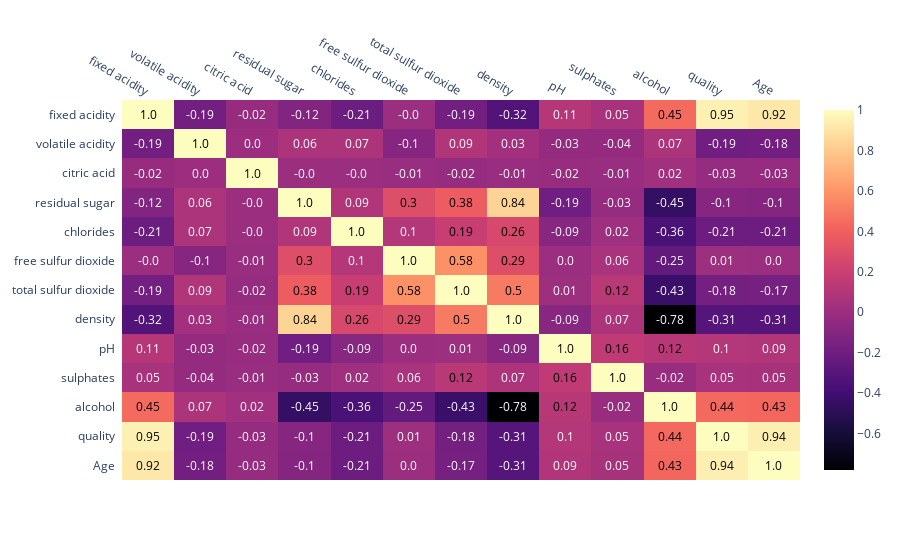

The notebook cell saved with this chart:
### Code cell
corrMatrix(df1, 'magma')

### Figure 1 — Plotly figure (JSON) as saved in the notebook; plotly's stock layout.template omitted (floating-point values rounded to 4 significant figures; data arrays with more than 128 entries replaced by an {"elided": "..."} marker saying what was removed)
{"data": [{"colorscale": [[0, "#000004"], [0.1111, "#180f3d"], [0.2222, "#440f76"], [0.3333, "#721f81"], [0.4444, "#9e2f7f"], [0.5556, "#cd4071"], [0.6667, "#f1605d"], [0.7778, "#fd9668"], [0.8889, "#feca8d"], [1, "#fcfdbf"]], "reversescale": false, "showscale": true, "type": "heatmap", "x": ["fixed acidity", "volatile acidity", "citric acid", "residual sugar", "chlorides", "free sulfur dioxide", "total sulfur dioxide", "density", "pH", "sulphates", "alcohol", "quality", "Age"], "y": ["fixed acidity", "volatile acidity", "citric acid", "residual sugar", "chlorides", "free sulfur dioxide", "total sulfur dioxide", "density", "pH", "sulphates", "alcohol", "quality", "Age"], "z": {"elided": "13x13 float values"}}], "layout": {"annotations": [{"font": {"color": "#000000"}, "showarrow": false, "text": "1.0", "x": "fixed acidity", "xref": "x", "y": "fixed acidity", "yref": "y"}, {"font": {"color": "#FFFFFF"}, "showarrow": false, "text": "-0.19", "x": "volatile acidity", "xref": "x", "y": "fixed acidity", "yref": "y"}, {"font": {"color": "#FFFFFF"}, "showarrow": false, "text": "-0.02", "x": "citric acid", "xref": "x", "y": "fixed acidity", "yref": "y"}, {"font": {"color": "#FFFFFF"}, "showarrow": false, "text": "-0.12", "x": "residual sugar", "xref": "x", "y": "fixed acidity", "yref": "y"}, {"font": {"color": "#FFFFFF"}, "showarrow": false, "text": "-0.21", "x": "chlorides", "xref": "x", "y": "fixed acidity", "yref": "y"}, {"font": {"color": "#FFFFFF"}, "showarrow": false, "text": "-0.0", "x": "free sulfur dioxide", "xref": "x", "y": "fixed acidity", "yref": "y"}, {"font": {"color": "#FFFFFF"}, "showarrow": false, "text": "-0.19", "x": "total sulfur dioxide", "xref": "x", "y": "fixed acidity", "yref": "y"}, {"font": {"color": "#FFFFFF"}, "showarrow": false, "text": "-0.32", "x": "density", "xref": "x", "y": "fixed acidity", "yref": "y"}, {"font": {"color": "#FFFFFF"}, "showarrow": false, "text": "0.11", "x": "pH", "xref": "x", "y": "fixed acidity", "yref": "y"}, {"font": {"color": "#FFFFFF"}, "showarrow": false, "text": "0.05", "x": "sulphates", "xref": "x", "y": "fixed acidity", "yref": "y"}, {"font": {"color": "#000000"}, "showarrow": false, "text": "0.45", "x": "alcohol", "xref": "x", "y": "fixed acidity", "yref": "y"}, {"font": {"color": "#000000"}, "showarrow": false, "text": "0.95", "x": "quality", "xref": "x", "y": "fixed acidity", "yref": "y"}, {"font": {"color": "#000000"}, "showarrow": false, "text": "0.92", "x": "Age", "xref": "x", "y": "fixed acidity", "yref": "y"}, {"font": {"color": "#FFFFFF"}, "showarrow": false, "text": "-0.19", "x": "fixed acidity", "xref": "x", "y": "volatile acidity", "yref": "y"}, {"font": {"color": "#000000"}, "showarrow": false, "text": "1.0", "x": "volatile acidity", "xref": "x", "y": "volatile acidity", "yref": "y"}, {"font": {"color": "#FFFFFF"}, "showarrow": false, "text": "0.0", "x": "citric acid", "xref": "x", "y": "volatile acidity", "yref": "y"}, {"font": {"color": "#FFFFFF"}, "showarrow": false, "text": "0.06", "x": "residual sugar", "xref": "x", "y": "volatile acidity", "yref": "y"}, {"font": {"color": "#FFFFFF"}, "showarrow": false, "text": "0.07", "x": "chlorides", "xref": "x", "y": "volatile acidity", "yref": "y"}, {"font": {"color": "#FFFFFF"}, "showarrow": false, "text": "-0.1", "x": "free sulfur dioxide", "xref": "x", "y": "volatile acidity", "yref": "y"}, {"font": {"color": "#FFFFFF"}, "showarrow": false, "text": "0.09", "x": "total sulfur dioxide", "xref": "x", "y": "volatile acidity", "yref": "y"}, {"font": {"color": "#FFFFFF"}, "showarrow": false, "text": "0.03", "x": "density", "xref": "x", "y": "volatile acidity", "yref": "y"}, {"font": {"color": "#FFFFFF"}, "showarrow": false, "text": "-0.03", "x": "pH", "xref": "x", "y": "volatile acidity", "yref": "y"}, {"font": {"color": "#FFFFFF"}, "showarrow": false, "text": "-0.04", "x": "sulphates", "xref": "x", "y": "volatile acidity", "yref": "y"}, {"font": {"color": "#FFFFFF"}, "showarrow": false, "text": "0.07", "x": "alcohol", "xref": "x", "y": "volatile acidity", "yref": "y"}, {"font": {"color": "#FFFFFF"}, "showarrow": false, "text": "-0.19", "x": "quality", "xref": "x", "y": "volatile acidity", "yref": "y"}, {"font": {"color": "#FFFFFF"}, "showarrow": false, "text": "-0.18", "x": "Age", "xref": "x", "y": "volatile acidity", "yref": "y"}, {"font": {"color": "#FFFFFF"}, "showarrow": false, "text": "-0.02", "x": "fixed acidity", "xref": "x", "y": "citric acid", "yref": "y"}, {"font": {"color": "#FFFFFF"}, "showarrow": false, "text": "0.0", "x": "volatile acidity", "xref": "x", "y": "citric acid", "yref": "y"}, {"font": {"color": "#000000"}, "showarrow": false, "text": "1.0", "x": "citric acid", "xref": "x", "y": "citric acid", "yref": "y"}, {"font": {"color": "#FFFFFF"}, "showarrow": false, "text": "-0.0", "x": "residual sugar", "xref": "x", "y": "citric acid", "yref": "y"}, {"font": {"color": "#FFFFFF"}, "showarrow": false, "text": "-0.0", "x": "chlorides", "xref": "x", "y": "citric acid", "yref": "y"}, {"font": {"color": "#FFFFFF"}, "showarrow": false, "text": "-0.01", "x": "free sulfur dioxide", "xref": "x", "y": "citric acid", "yref": "y"}, {"font": {"color": "#FFFFFF"}, "showarrow": false, "text": "-0.02", "x": "total sulfur dioxide", "xref": "x", "y": "citric acid", "yref": "y"}, {"font": {"color": "#FFFFFF"}, "showarrow": false, "text": "-0.01", "x": "density", "xref": "x", "y": "citric acid", "yref": "y"}, {"font": {"color": "#FFFFFF"}, "showarrow": false, "text": "-0.02", "x": "pH", "xref": "x", "y": "citric acid", "yref": "y"}, {"font": {"color": "#FFFFFF"}, "showarrow": false, "text": "-0.01", "x": "sulphates", "xref": "x", "y": "citric acid", "yref": "y"}, {"font": {"color": "#FFFFFF"}, "showarrow": false, "text": "0.02", "x": "alcohol", "xref": "x", "y": "citric acid", "yref": "y"}, {"font": {"color": "#FFFFFF"}, "showarrow": false, "text": "-0.03", "x": "quality", "xref": "x", "y": "citric acid", "yref": "y"}, {"font": {"color": "#FFFFFF"}, "showarrow": false, "text": "-0.03", "x": "Age", "xref": "x", "y": "citric acid", "yref": "y"}, {"font": {"color": "#FFFFFF"}, "showarrow": false, "text": "-0.12", "x": "fixed acidity", "xref": "x", "y": "residual sugar", "yref": "y"}, {"font": {"color": "#FFFFFF"}, "showarrow": false, "text": "0.06", "x": "volatile acidity", "xref": "x", "y": "residual sugar", "yref": "y"}, {"font": {"color": "#FFFFFF"}, "showarrow": false, "text": "-0.0", "x": "citric acid", "xref": "x", "y": "residual sugar", "yref": "y"}, {"font": {"color": "#000000"}, "showarrow": false, "text": "1.0", "x": "residual sugar", "xref": "x", "y": "residual sugar", "yref": "y"}, {"font": {"color": "#FFFFFF"}, "showarrow": false, "text": "0.09", "x": "chlorides", "xref": "x", "y": "residual sugar", "yref": "y"}, {"font": {"color": "#000000"}, "showarrow": false, "text": "0.3", "x": "free sulfur dioxide", "xref": "x", "y": "residual sugar", "yref": "y"}, {"font": {"color": "#000000"}, "showarrow": false, "text": "0.38", "x": "total sulfur dioxide", "xref": "x", "y": "residual sugar", "yref": "y"}, {"font": {"color": "#000000"}, "showarrow": false, "text": "0.84", "x": "density", "xref": "x", "y": "residual sugar", "yref": "y"}, {"font": {"color": "#FFFFFF"}, "showarrow": false, "text": "-0.19", "x": "pH", "xref": "x", "y": "residual sugar", "yref": "y"}, {"font": {"color": "#FFFFFF"}, "showarrow": false, "text": "-0.03", "x": "sulphates", "xref": "x", "y": "residual sugar", "yref": "y"}, {"font": {"color": "#FFFFFF"}, "showarrow": false, "text": "-0.45", "x": "alcohol", "xref": "x", "y": "residual sugar", "yref": "y"}, {"font": {"color": "#FFFFFF"}, "showarrow": false, "text": "-0.1", "x": "quality", "xref": "x", "y": "residual sugar", "yref": "y"}, {"font": {"color": "#FFFFFF"}, "showarrow": false, "text": "-0.1", "x": "Age", "xref": "x", "y": "residual sugar", "yref": "y"}, {"font": {"color": "#FFFFFF"}, "showarrow": false, "text": "-0.21", "x": "fixed acidity", "xref": "x", "y": "chlorides", "yref": "y"}, {"font": {"color": "#FFFFFF"}, "showarrow": false, "text": "0.07", "x": "volatile acidity", "xref": "x", "y": "chlorides", "yref": "y"}, {"font": {"color": "#FFFFFF"}, "showarrow": false, "text": "-0.0", "x": "citric acid", "xref": "x", "y": "chlorides", "yref": "y"}, {"font": {"color": "#FFFFFF"}, "showarrow": false, "text": "0.09", "x": "residual sugar", "xref": "x", "y": "chlorides", "yref": "y"}, {"font": {"color": "#000000"}, "showarrow": false, "text": "1.0", "x": "chlorides", "xref": "x", "y": "chlorides", "yref": "y"}, {"font": {"color": "#FFFFFF"}, "showarrow": false, "text": "0.1", "x": "free sulfur dioxide", "xref": "x", "y": "chlorides", "yref": "y"}, {"font": {"color": "#000000"}, "showarrow": false, "text": "0.19", "x": "total sulfur dioxide", "xref": "x", "y": "chlorides", "yref": "y"}, {"font": {"color": "#000000"}, "showarrow": false, "text": "0.26", "x": "density", "xref": "x", "y": "chlorides", "yref": "y"}, {"font": {"color": "#FFFFFF"}, "showarrow": false, "text": "-0.09", "x": "pH", "xref": "x", "y": "chlorides", "yref": "y"}, {"font": {"color": "#FFFFFF"}, "showarrow": false, "text": "0.02", "x": "sulphates", "xref": "x", "y": "chlorides", "yref": "y"}, {"font": {"color": "#FFFFFF"}, "showarrow": false, "text": "-0.36", "x": "alcohol", "xref": "x", "y": "chlorides", "yref": "y"}, {"font": {"color": "#FFFFFF"}, "showarrow": false, "text": "-0.21", "x": "quality", "xref": "x", "y": "chlorides", "yref": "y"}, {"font": {"color": "#FFFFFF"}, "showarrow": false, "text": "-0.21", "x": "Age", "xref": "x", "y": "chlorides", "yref": "y"}, {"font": {"color": "#FFFFFF"}, "showarrow": false, "text": "-0.0", "x": "fixed acidity", "xref": "x", "y": "free sulfur dioxide", "yref": "y"}, {"font": {"color": "#FFFFFF"}, "showarrow": false, "text": "-0.1", "x": "volatile acidity", "xref": "x", "y": "free sulfur dioxide", "yref": "y"}, {"font": {"color": "#FFFFFF"}, "showarrow": false, "text": "-0.01", "x": "citric acid", "xref": "x", "y": "free sulfur dioxide", "yref": "y"}, {"font": {"color": "#000000"}, "showarrow": false, "text": "0.3", "x": "residual sugar", "xref": "x", "y": "free sulfur dioxide", "yref": "y"}, {"font": {"color": "#FFFFFF"}, "showarrow": false, "text": "0.1", "x": "chlorides", "xref": "x", "y": "free sulfur dioxide", "yref": "y"}, {"font": {"color": "#000000"}, "showarrow": false, "text": "1.0", "x": "free sulfur dioxide", "xref": "x", "y": "free sulfur dioxide", "yref": "y"}, {"font": {"color": "#000000"}, "showarrow": false, "text": "0.58", "x": "total sulfur dioxide", "xref": "x", "y": "free sulfur dioxide", "yref": "y"}, {"font": {"color": "#000000"}, "showarrow": false, "text": "0.29", "x": "density", "xref": "x", "y": "free sulfur dioxide", "yref": "y"}, {"font": {"color": "#FFFFFF"}, "showarrow": false, "text": "0.0", "x": "pH", "xref": "x", "y": "free sulfur dioxide", "yref": "y"}, {"font": {"color": "#FFFFFF"}, "showarrow": false, "text": "0.06", "x": "sulphates", "xref": "x", "y": "free sulfur dioxide", "yref": "y"}, {"font": {"color": "#FFFFFF"}, "showarrow": false, "text": "-0.25", "x": "alcohol", "xref": "x", "y": "free sulfur dioxide", "yref": "y"}, {"font": {"color": "#FFFFFF"}, "showarrow": false, "text": "0.01", "x": "quality", "xref": "x", "y": "free sulfur dioxide", "yref": "y"}, {"font": {"color": "#FFFFFF"}, "showarrow": false, "text": "0.0", "x": "Age", "xref": "x", "y": "free sulfur dioxide", "yref": "y"}, {"font": {"color": "#FFFFFF"}, "showarrow": false, "text": "-0.19", "x": "fixed acidity", "xref": "x", "y": "total sulfur dioxide", "yref": "y"}, {"font": {"color": "#FFFFFF"}, "showarrow": false, "text": "0.09", "x": "volatile acidity", "xref": "x", "y": "total sulfur dioxide", "yref": "y"}, {"font": {"color": "#FFFFFF"}, "showarrow": false, "text": "-0.02", "x": "citric acid", "xref": "x", "y": "total sulfur dioxide", "yref": "y"}, {"font": {"color": "#000000"}, "showarrow": false, "text": "0.38", "x": "residual sugar", "xref": "x", "y": "total sulfur dioxide", "yref": "y"}, {"font": {"color": "#000000"}, "showarrow": false, "text": "0.19", "x": "chlorides", "xref": "x", "y": "total sulfur dioxide", "yref": "y"}, {"font": {"color": "#000000"}, "showarrow": false, "text": "0.58", "x": "free sulfur dioxide", "xref": "x", "y": "total sulfur dioxide", "yref": "y"}, {"font": {"color": "#000000"}, "showarrow": false, "text": "1.0", "x": "total sulfur dioxide", "xref": "x", "y": "total sulfur dioxide", "yref": "y"}, {"font": {"color": "#000000"}, "showarrow": false, "text": "0.5", "x": "density", "xref": "x", "y": "total sulfur dioxide", "yref": "y"}, {"font": {"color": "#FFFFFF"}, "showarrow": false, "text": "0.01", "x": "pH", "xref": "x", "y": "total sulfur dioxide", "yref": "y"}, {"font": {"color": "#000000"}, "showarrow": false, "text": "0.12", "x": "sulphates", "xref": "x", "y": "total sulfur dioxide", "yref": "y"}, {"font": {"color": "#FFFFFF"}, "showarrow": false, "text": "-0.43", "x": "alcohol", "xref": "x", "y": "total sulfur dioxide", "yref": "y"}, {"font": {"color": "#FFFFFF"}, "showarrow": false, "text": "-0.18", "x": "quality", "xref": "x", "y": "total sulfur dioxide", "yref": "y"}, {"font": {"color": "#FFFFFF"}, "showarrow": false, "text": "-0.17", "x": "Age", "xref": "x", "y": "total sulfur dioxide", "yref": "y"}, {"font": {"color": "#FFFFFF"}, "showarrow": false, "text": "-0.32", "x": "fixed acidity", "xref": "x", "y": "density", "yref": "y"}, {"font": {"color": "#FFFFFF"}, "showarrow": false, "text": "0.03", "x": "volatile acidity", "xref": "x", "y": "density", "yref": "y"}, {"font": {"color": "#FFFFFF"}, "showarrow": false, "text": "-0.01", "x": "citric acid", "xref": "x", "y": "density", "yref": "y"}, {"font": {"color": "#000000"}, "showarrow": false, "text": "0.84", "x": "residual sugar", "xref": "x", "y": "density", "yref": "y"}, {"font": {"color": "#000000"}, "showarrow": false, "text": "0.26", "x": "chlorides", "xref": "x", "y": "density", "yref": "y"}, {"font": {"color": "#000000"}, "showarrow": false, "text": "0.29", "x": "free sulfur dioxide", "xref": "x", "y": "density", "yref": "y"}, {"font": {"color": "#000000"}, "showarrow": false, "text": "0.5", "x": "total sulfur dioxide", "xref": "x", "y": "density", "yref": "y"}, {"font": {"color": "#000000"}, "showarrow": false, "text": "1.0", "x": "density", "xref": "x", "y": "density", "yref": "y"}, {"font": {"color": "#FFFFFF"}, "showarrow": false, "text": "-0.09", "x": "pH", "xref": "x", "y": "density", "yref": "y"}, {"font": {"color": "#FFFFFF"}, "showarrow": false, "text": "0.07", "x": "sulphates", "xref": "x", "y": "density", "yref": "y"}, {"font": {"color": "#FFFFFF"}, "showarrow": false, "text": "-0.78", "x": "alcohol", "xref": "x", "y": "density", "yref": "y"}, {"font": {"color": "#FFFFFF"}, "showarrow": false, "text": "-0.31", "x": "quality", "xref": "x", "y": "density", "yref": "y"}, {"font": {"color": "#FFFFFF"}, "showarrow": false, "text": "-0.31", "x": "Age", "xref": "x", "y": "density", "yref": "y"}, {"font": {"color": "#FFFFFF"}, "showarrow": false, "text": "0.11", "x": "fixed acidity", "xref": "x", "y": "pH", "yref": "y"}, {"font": {"color": "#FFFFFF"}, "showarrow": false, "text": "-0.03", "x": "volatile acidity", "xref": "x", "y": "pH", "yref": "y"}, {"font": {"color": "#FFFFFF"}, "showarrow": false, "text": "-0.02", "x": "citric acid", "xref": "x", "y": "pH", "yref": "y"}, {"font": {"color": "#FFFFFF"}, "showarrow": false, "text": "-0.19", "x": "residual sugar", "xref": "x", "y": "pH", "yref": "y"}, {"font": {"color": "#FFFFFF"}, "showarrow": false, "text": "-0.09", "x": "chlorides", "xref": "x", "y": "pH", "yref": "y"}, {"font": {"color": "#FFFFFF"}, "showarrow": false, "text": "0.0", "x": "free sulfur dioxide", "xref": "x", "y": "pH", "yref": "y"}, {"font": {"color": "#FFFFFF"}, "showarrow": false, "text": "0.01", "x": "total sulfur dioxide", "xref": "x", "y": "pH", "yref": "y"}, {"font": {"color": "#FFFFFF"}, "showarrow": false, "text": "-0.09", "x": "density", "xref": "x", "y": "pH", "yref": "y"}, {"font": {"color": "#000000"}, "showarrow": false, "text": "1.0", "x": "pH", "xref": "x", "y": "pH", "yref": "y"}, {"font": {"color": "#000000"}, "showarrow": false, "text": "0.16", "x": "sulphates", "xref": "x", "y": "pH", "yref": "y"}, {"font": {"color": "#000000"}, "showarrow": false, "text": "0.12", "x": "alcohol", "xref": "x", "y": "pH", "yref": "y"}, {"font": {"color": "#FFFFFF"}, "showarrow": false, "text": "0.1", "x": "quality", "xref": "x", "y": "pH", "yref": "y"}, {"font": {"color": "#FFFFFF"}, "showarrow": false, "text": "0.09", "x": "Age", "xref": "x", "y": "pH", "yref": "y"}, {"font": {"color": "#FFFFFF"}, "showarrow": false, "text": "0.05", "x": "fixed acidity", "xref": "x", "y": "sulphates", "yref": "y"}, {"font": {"color": "#FFFFFF"}, "showarrow": false, "text": "-0.04", "x": "volatile acidity", "xref": "x", "y": "sulphates", "yref": "y"}, {"font": {"color": "#FFFFFF"}, "showarrow": false, "text": "-0.01", "x": "citric acid", "xref": "x", "y": "sulphates", "yref": "y"}, {"font": {"color": "#FFFFFF"}, "showarrow": false, "text": "-0.03", "x": "residual sugar", "xref": "x", "y": "sulphates", "yref": "y"}, {"font": {"color": "#FFFFFF"}, "showarrow": false, "text": "0.02", "x": "chlorides", "xref": "x", "y": "sulphates", "yref": "y"}, {"font": {"color": "#FFFFFF"}, "showarrow": false, "text": "0.06", "x": "free sulfur dioxide", "xref": "x", "y": "sulphates", "yref": "y"}, {"font": {"color": "#000000"}, "showarrow": false, "text": "0.12", "x": "total sulfur dioxide", "xref": "x", "y": "sulphates", "yref": "y"}, {"font": {"color": "#FFFFFF"}, "showarrow": false, "text": "0.07", "x": "density", "xref": "x", "y": "sulphates", "yref": "y"}, {"font": {"color": "#000000"}, "showarrow": false, "text": "0.16", "x": "pH", "xref": "x", "y": "sulphates", "yref": "y"}, {"font": {"color": "#000000"}, "showarrow": false, "text": "1.0", "x": "sulphates", "xref": "x", "y": "sulphates", "yref": "y"}, {"font": {"color": "#FFFFFF"}, "showarrow": false, "text": "-0.02", "x": "alcohol", "xref": "x", "y": "sulphates", "yref": "y"}, {"font": {"color": "#FFFFFF"}, "showarrow": false, "text": "0.05", "x": "quality", "xref": "x", "y": "sulphates", "yref": "y"}, {"font": {"color": "#FFFFFF"}, "showarrow": false, "text": "0.05", "x": "Age", "xref": "x", "y": "sulphates", "yref": "y"}, {"font": {"color": "#000000"}, "showarrow": false, "text": "0.45", "x": "fixed acidity", "xref": "x", "y": "alcohol", "yref": "y"}, {"font": {"color": "#FFFFFF"}, "showarrow": false, "text": "0.07", "x": "volatile acidity", "xref": "x", "y": "alcohol", "yref": "y"}, {"font": {"color": "#FFFFFF"}, "showarrow": false, "text": "0.02", "x": "citric acid", "xref": "x", "y": "alcohol", "yref": "y"}, {"font": {"color": "#FFFFFF"}, "showarrow": false, "text": "-0.45", "x": "residual sugar", "xref": "x", "y": "alcohol", "yref": "y"}, {"font": {"color": "#FFFFFF"}, "showarrow": false, "text": "-0.36", "x": "chlorides", "xref": "x", "y": "alcohol", "yref": "y"}, {"font": {"color": "#FFFFFF"}, "showarrow": false, "text": "-0.25", "x": "free sulfur dioxide", "xref": "x", "y": "alcohol", "yref": "y"}, {"font": {"color": "#FFFFFF"}, "showarrow": false, "text": "-0.43", "x": "total sulfur dioxide", "xref": "x", "y": "alcohol", "yref": "y"}, {"font": {"color": "#FFFFFF"}, "showarrow": false, "text": "-0.78", "x": "density", "xref": "x", "y": "alcohol", "yref": "y"}, {"font": {"color": "#000000"}, "showarrow": false, "text": "0.12", "x": "pH", "xref": "x", "y": "alcohol", "yref": "y"}, {"font": {"color": "#FFFFFF"}, "showarrow": false, "text": "-0.02", "x": "sulphates", "xref": "x", "y": "alcohol", "yref": "y"}, {"font": {"color": "#000000"}, "showarrow": false, "text": "1.0", "x": "alcohol", "xref": "x", "y": "alcohol", "yref": "y"}, {"font": {"color": "#000000"}, "showarrow": false, "text": "0.44", "x": "quality", "xref": "x", "y": "alcohol", "yref": "y"}, {"font": {"color": "#000000"}, "showarrow": false, "text": "0.43", "x": "Age", "xref": "x", "y": "alcohol", "yref": "y"}, {"font": {"color": "#000000"}, "showarrow": false, "text": "0.95", "x": "fixed acidity", "xref": "x", "y": "quality", "yref": "y"}, {"font": {"color": "#FFFFFF"}, "showarrow": false, "text": "-0.19", "x": "volatile acidity", "xref": "x", "y": "quality", "yref": "y"}, {"font": {"color": "#FFFFFF"}, "showarrow": false, "text": "-0.03", "x": "citric acid", "xref": "x", "y": "quality", "yref": "y"}, {"font": {"color": "#FFFFFF"}, "showarrow": false, "text": "-0.1", "x": "residual sugar", "xref": "x", "y": "quality", "yref": "y"}, {"font": {"color": "#FFFFFF"}, "showarrow": false, "text": "-0.21", "x": "chlorides", "xref": "x", "y": "quality", "yref": "y"}, {"font": {"color": "#FFFFFF"}, "showarrow": false, "text": "0.01", "x": "free sulfur dioxide", "xref": "x", "y": "quality", "yref": "y"}, {"font": {"color": "#FFFFFF"}, "showarrow": false, "text": "-0.18", "x": "total sulfur dioxide", "xref": "x", "y": "quality", "yref": "y"}, {"font": {"color": "#FFFFFF"}, "showarrow": false, "text": "-0.31", "x": "density", "xref": "x", "y": "quality", "yref": "y"}, {"font": {"color": "#FFFFFF"}, "showarrow": false, "text": "0.1", "x": "pH", "xref": "x", "y": "quality", "yref": "y"}, {"font": {"color": "#FFFFFF"}, "showarrow": false, "text": "0.05", "x": "sulphates", "xref": "x", "y": "quality", "yref": "y"}, {"font": {"color": "#000000"}, "showarrow": false, "text": "0.44", "x": "alcohol", "xref": "x", "y": "quality", "yref": "y"}, {"font": {"color": "#000000"}, "showarrow": false, "text": "1.0", "x": "quality", "xref": "x", "y": "quality", "yref": "y"}, {"font": {"color": "#000000"}, "showarrow": false, "text": "0.94", "x": "Age", "xref": "x", "y": "quality", "yref": "y"}, {"font": {"color": "#000000"}, "showarrow": false, "text": "0.92", "x": "fixed acidity", "xref": "x", "y": "Age", "yref": "y"}, {"font": {"color": "#FFFFFF"}, "showarrow": false, "text": "-0.18", "x": "volatile acidity", "xref": "x", "y": "Age", "yref": "y"}, {"font": {"color": "#FFFFFF"}, "showarrow": false, "text": "-0.03", "x": "citric acid", "xref": "x", "y": "Age", "yref": "y"}, {"font": {"color": "#FFFFFF"}, "showarrow": false, "text": "-0.1", "x": "residual sugar", "xref": "x", "y": "Age", "yref": "y"}, {"font": {"color": "#FFFFFF"}, "showarrow": false, "text": "-0.21", "x": "chlorides", "xref": "x", "y": "Age", "yref": "y"}, {"font": {"color": "#FFFFFF"}, "showarrow": false, "text": "0.0", "x": "free sulfur dioxide", "xref": "x", "y": "Age", "yref": "y"}, {"font": {"color": "#FFFFFF"}, "showarrow": false, "text": "-0.17", "x": "total sulfur dioxide", "xref": "x", "y": "Age", "yref": "y"}, {"font": {"color": "#FFFFFF"}, "showarrow": false, "text": "-0.31", "x": "density", "xref": "x", "y": "Age", "yref": "y"}, {"font": {"color": "#FFFFFF"}, "showarrow": false, "text": "0.09", "x": "pH", "xref": "x", "y": "Age", "yref": "y"}, {"font": {"color": "#FFFFFF"}, "showarrow": false, "text": "0.05", "x": "sulphates", "xref": "x", "y": "Age", "yref": "y"}, {"font": {"color": "#000000"}, "showarrow": false, "text": "0.43", "x": "alcohol", "xref": "x", "y": "Age", "yref": "y"}, {"font": {"color": "#000000"}, "showarrow": false, "text": "0.94", "x": "quality", "xref": "x", "y": "Age", "yref": "y"}, {"font": {"color": "#000000"}, "showarrow": false, "text": "1.0", "x": "Age", "xref": "x", "y": "Age", "yref": "y"}], "xaxis": {"dtick": 1, "gridcolor": "rgb(0, 0, 0)", "side": "top", "ticks": ""}, "yaxis": {"autorange": "reversed", "dtick": 1, "ticks": "", "ticksuffix": "  "}}}
